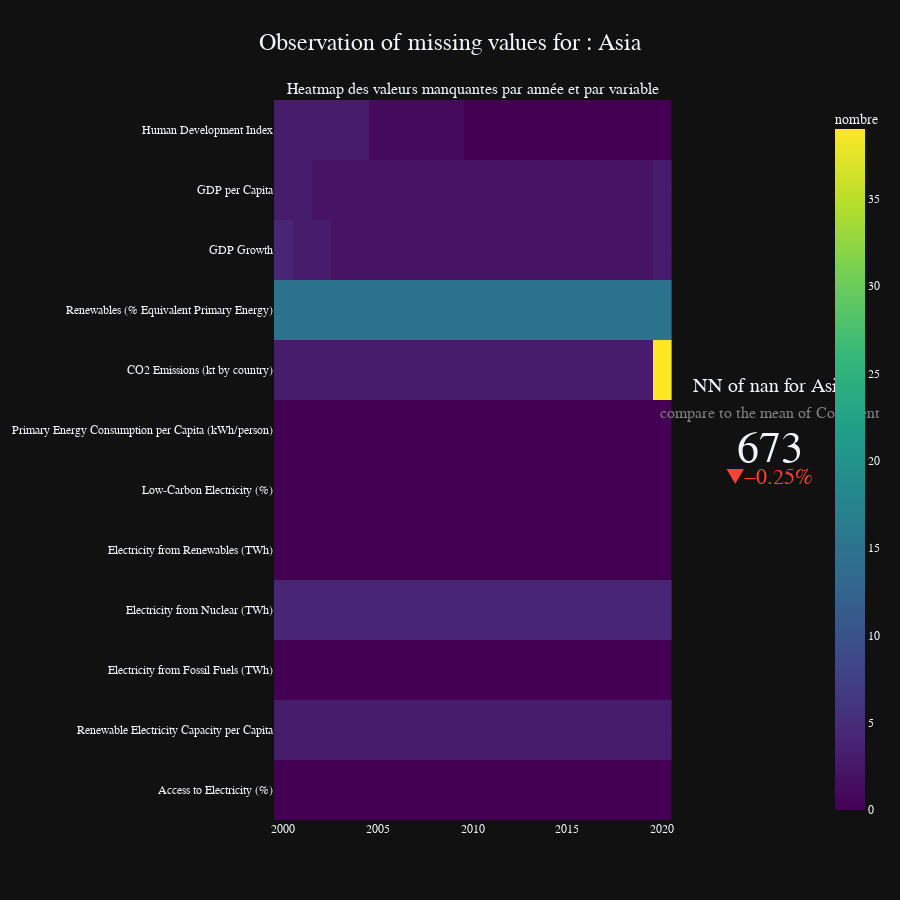

Source (notebook cell):
### Markdown cell above
### Heatmap of missing values : 
The goal is to make a subplot of a Heatmap which indicate the number of nan for a given region or country and the number for a easier reading. 

We creat the needed dataset for the heatmap 
* on a country
* with only the required values (all except the 'Year' and the 'Entity') present on other axis.


We make the  subplot graph thanks to : 
1. [mixed sub-plot](https://plotly.com/python/mixed-subplots/) documentation
2. [specs of subplot](https://plotly.com/python/subplots/#subplots-types) documentation

### Code cell
def heatmap(df_heatmap : pd.DataFrame  = df_energy, area_type : str = "Continent", area_name : str = "Asia") -> go.Figure :
    """
    This function creat a complexe multi-figure within a heatmap of missing values for the given area_name for all features and an indicator trace.
    :param df_heatmap: The data frame to analyse
    :param area_type: ["Entity", "Continent", "Region", "iso3"]
    :param area_name: ["France", "Europe", "Western Europe", "FRA", ...]
    :return: a figure object of the plotly lib (heatmap + indicator)
    """
    
    ###############
    ## Computation
    ###############
    # The set of var to observe except the one used on other axis
    col = df_energy.columns.tolist()
    for x in ['Year', 'Country', 'Continent', 'Region', 'iso3'] : col.remove(x)

    df_heat= df_heatmap.query(f"{area_type} == '{area_name}'")[col]   # make the df with for the given area_name
    df_heat_na = df_heat.isna()
    df_heat_na.replace({True: 1, False: 0}, inplace=True)      # We change the True to 1 because plotly can not interpret them
     
    # compute the values for the indicator
    NB_OF_NAN = df_heat_na.sum().sum()
    NB_OF_NAN_GLOBAL = df_energy.isna().sum().sum()
    NB_MEAN_NAN = (NB_OF_NAN_GLOBAL/len(df_heatmap[area_type].unique()))   # compare the nb of nan for the given area_name to the mean of nan of other area_type
    
    print("NB_OF_NAN {}, NB_OF_NAN_GLOBAL {}, NB_MEAN_NAN_PER_AREATYPE {}".format(NB_OF_NAN, NB_OF_NAN_GLOBAL, NB_MEAN_NAN ))

    df_heat_na['Year'] = df_heatmap['Year']  # add the year column to the df
    transposed_df = df_heat_na.groupby('Year').sum().T
    
    # testing after the upper calculation to be sure that the nb of missing val and shape is plausible
    assert transposed_df.sum().sum() == df_energy.query(f"{area_type} == '{area_name}'").isna().sum().sum(), "<-- The sum of nan is not the same -->"
    assert transposed_df.shape[0] == len(col), "<-- The number of columns is not the same -->"
    assert transposed_df.shape[1] == len(df_energy['Year'].unique().tolist()), "<-- The number of rows is not the same -->"
    
    ###############
    ## The subplot
    ###############
    heatmap = make_subplots(
        rows=1, cols=2,     # 2 col bcs 2 graph
        column_widths=[0.9, 0.2],
        specs=[[{"type": "xy"}, {"type": "domain"}]],   
        subplot_titles=("Heatmap des valeurs manquantes par année et par variable", "")
    )
    
    ##### The heatmap
    heatmap.add_trace(
        go.Heatmap(
            z=transposed_df,
            x=df_energy['Year'].unique().tolist(),
            y=col,
            
            # Styling
            colorscale='Viridis', 
            colorbar=dict(
                title="nombre",
                titleside="top"
            )
        ),
        # placement of the graph in 1st position
        row=1, col=1
    )
    
    ###### The indicator 
    heatmap.add_trace(
        go.Indicator(
            mode = "number+delta",  # 'delta' mean the % btw the value and a ref
            value = NB_OF_NAN,      # nb of nan for the current country looked
            delta = {'reference': int(NB_MEAN_NAN), 'relative' : True, 'valueformat' : '.2f', "suffix": "%"},
            # styling
            title = {"text": f"NN of nan for {area_name}<br>"
                             "<span style='font-size:0.8em;color:gray'>"
                             f"compare to the mean of {area_type}</span>"
            }
        ),
        # placement of the graph in 2nd position
        row=1, col=2
    )
    

    ##### styling 
    heatmap.update_layout(
        template=THEME,  # just a default theme
        title_text="Observation of missing values for : {}".format(area_name),
        title_font_size=24,  # Increase title font size
        title_x=0.5,  # Center the title
        height=900,  # Set the height of the figure in pixels
        # width=1000,  # Set the width of the figure in pixels
        font=dict(family='Arial', size=12),  # Customize font family and size for the whole figure
        #margin=dict(t=80, l=50, r=50, b=50),  # Add margin for better layout spacing
    )
    
    heatmap.show()
    
    return transposed_df

heatmap()

### Figure 1 — Plotly figure (JSON) as saved in the notebook; plotly's stock layout.template omitted (floating-point values rounded to 4 significant figures; data arrays with more than 128 entries replaced by an {"elided": "..."} marker saying what was removed)
{"data": [{"colorbar": {"title": {"side": "top", "text": "nombre"}}, "colorscale": [[0.0, "#440154"], [0.1111, "#482878"], [0.2222, "#3e4989"], [0.3333, "#31688e"], [0.4444, "#26828e"], [0.5556, "#1f9e89"], [0.6667, "#35b779"], [0.7778, "#6ece58"], [0.8889, "#b5de2b"], [1.0, "#fde725"]], "x": [2000, 2001, 2002, 2003, 2004, 2005, 2006, 2007, 2008, 2009, 2010, 2011, 2012, 2013, 2014, 2015, 2016, 2017, 2018, 2019, 2020], "y": ["Access to Electricity (%)", "Renewable Electricity Capacity per Capita", "Electricity from Fossil Fuels (TWh)", "Electricity from Nuclear (TWh)", "Electricity from Renewables (TWh)", "Low-Carbon Electricity (%)", "Primary Energy Consumption per Capita (kWh/person)", "CO2 Emissions (kt by country)", "Renewables (% Equivalent Primary Energy)", "GDP Growth", "GDP per Capita", "Human Development Index"], "z": {"elided": "12x21 int values"}, "type": "heatmap", "xaxis": "x", "yaxis": "y"}, {"delta": {"reference": 903, "relative": true, "suffix": "%", "valueformat": ".2f"}, "mode": "number+delta", "title": {"text": "NN of nan for Asia<br><span style='font-size:0.8em;color:gray'>compare to the mean of Continent</span>"}, "value": 673, "type": "indicator", "domain": {"x": [0.8364, 1.0], "y": [0.0, 1.0]}}], "layout": {"xaxis": {"anchor": "y", "domain": [0.0, 0.7364]}, "yaxis": {"anchor": "x", "domain": [0.0, 1.0]}, "annotations": [{"font": {"size": 16}, "showarrow": false, "text": "Heatmap des valeurs manquantes par année et par variable", "x": 0.3682, "xanchor": "center", "xref": "paper", "y": 1.0, "yanchor": "bottom", "yref": "paper"}], "title": {"font": {"size": 24}, "text": "Observation of missing values for : Asia", "x": 0.5}, "font": {"family": "Arial", "size": 12}, "height": 900}}
